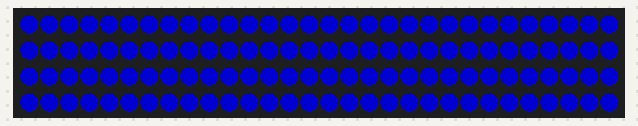
Bench run of a sketch on a simulated Arduino Uno, built with avr-gcc and run on an emulated ATmega328P. On the bench: 120 RGB LEDs in strip order, left to right, continuing on the next row. Dim RGB values are drawn brighter than linear.

Above: at 0.1 s.
At 13.4 s:
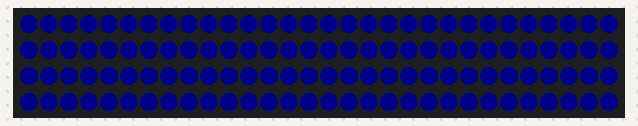

The sketch:

BUCLE_for_LEDS-azul.ino
```cpp
#include <FastLED.h>
#define NUM_LEDS 120
#define DATA_PIN 11

CRGB leds[NUM_LEDS];

// the setup function runs once when you press reset or power the board
void setup() {
 FastLED.addLeds<NEOPIXEL, DATA_PIN>(leds, NUM_LEDS);
 FastLED.setBrightness(120);
}

void loop() {
  iluminarTodosLosLeds();
  delay(500);
  //Comienza la luz en 1023 y se va dividiendo entre dos hasta que llega a la led 0.
  //Descenso geométrico
  for (int luz = 120; luz > 0; luz = luz / 2) {
      FastLED.setBrightness(luz);
      iluminarTodosLosLeds();
     delay(100);
  }

  //Comienza la luz en 1 y se va multiplicando entre dos hasta que llega a la led 1023.
  //Ascenso geométrico
  for (int luz = 120; luz < 1000; luz = luz * 2) {
      FastLED.setBrightness(luz);
      iluminarTodosLosLeds();
     delay(100);
  }
  //Comienza la luz en 1 y se va sumando diez hasta que llega a la led 1023.
  //Ascenso aritmético

  for (int luz = 1; luz < 1000; luz = luz + 10) {
      FastLED.setBrightness(luz);
      iluminarTodosLosLeds();
     delay(100);
  }
    //Comienza la luz en 1023 y se va restando diez hasta que llega a la led 0.
    //Descenso aritmético
   for (int luz = 120; luz > 0; luz = luz - 10) {
      FastLED.setBrightness(luz);
      iluminarTodosLosLeds();
     delay(100);
   }

}

void iluminarTodosLosLeds() {
  for (int i = 0; i < NUM_LEDS; i ++){
    leds[i] = CRGB::Blue;
    }
  FastLED.show();
}
```

Measured:
- what the display in image 1 shows lasts 0.6 s, from 13.3 s to 13.9 s
